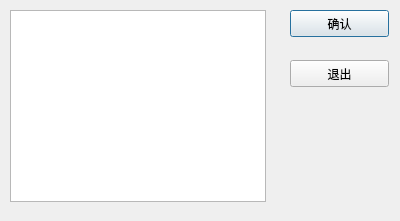
<?xml version="1.0" encoding="UTF-8"?>
<ui version="4.0">
 <class>devselect</class>
 <widget class="QDialog" name="devselect">
  <property name="geometry">
   <rect>
    <x>0</x>
    <y>0</y>
    <width>400</width>
    <height>221</height>
   </rect>
  </property>
  <property name="windowTitle">
   <string>请确认待监听的设备</string>
  </property>
  <widget class="QPushButton" name="okButton">
   <property name="geometry">
    <rect>
     <x>290</x>
     <y>10</y>
     <width>99</width>
     <height>27</height>
    </rect>
   </property>
   <property name="text">
    <string>确认</string>
   </property>
  </widget>
  <widget class="QPushButton" name="closeButton">
   <property name="geometry">
    <rect>
     <x>290</x>
     <y>60</y>
     <width>99</width>
     <height>27</height>
    </rect>
   </property>
   <property name="text">
    <string>退出</string>
   </property>
  </widget>
  <widget class="QListWidget" name="devList">
   <property name="geometry">
    <rect>
     <x>10</x>
     <y>10</y>
     <width>256</width>
     <height>192</height>
    </rect>
   </property>
  </widget>
 </widget>
 <resources/>
 <connections/>
</ui>
